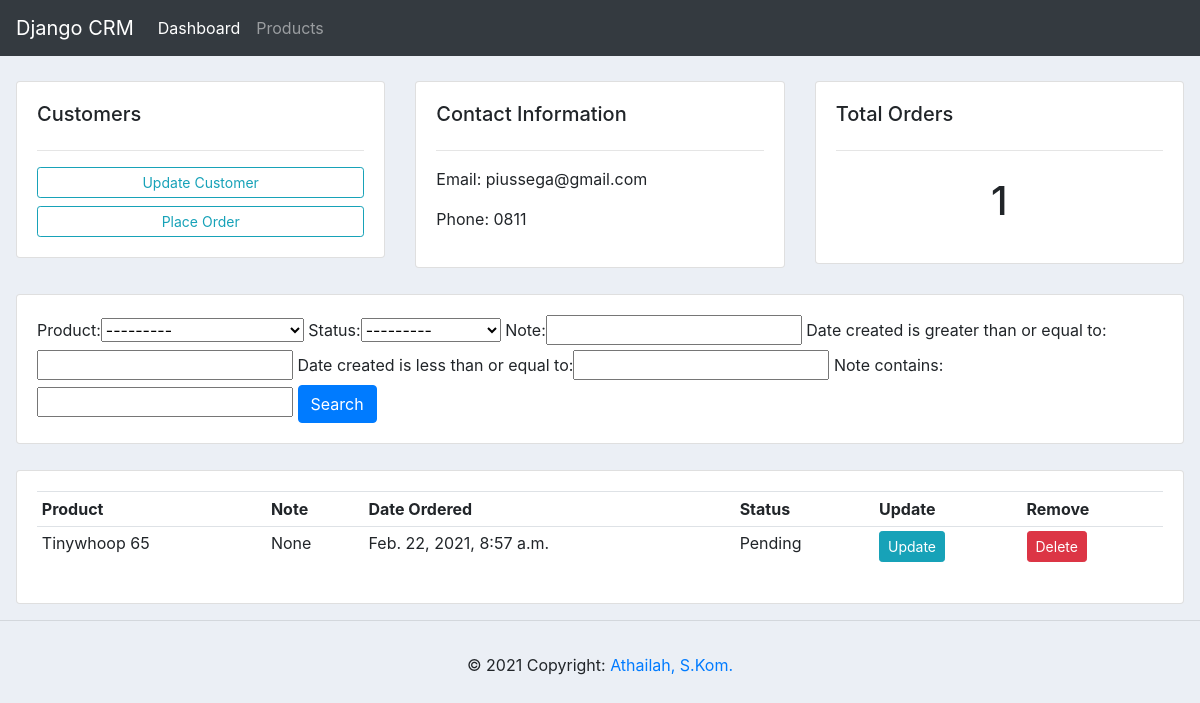
Page /customers/2/ on the committed database.
### accounts/models.py (models this page shows, shortened)
class Customer(models.Model):
    name = models.CharField(max_length=200, null=True)
    phone = models.CharField(max_length=200, null=True)
    email = models.CharField(max_length=200, null=True)
    date_created = models.DateTimeField(auto_now_add=True, null=True)

class Order(models.Model):
    STATUS = (
                ('Pending', 'Pending'),
                ('Out for delivery', 'Out for delivery'),
                ('Delivered', 'Delivered'),
             )
    customer = models.ForeignKey(Customer, null=True, on_delete=models.SET_NULL)
    product = models.ForeignKey(Product, null=True, on_delete=models.SET_NULL)
    status = models.CharField(max_length=200, null=True, choices=STATUS)
    date_created = models.DateTimeField(auto_now_add=True, null=True)
    note = models.CharField(max_length=1000, null=True)

class Product(models.Model):
    CATEGORY = (
                 ('Indoor', 'Indoor'),
                 ('Outdoor', 'Outdoor'),
               )
    name = models.CharField(max_length=200, null=True)
    price = models.FloatField(null=True)
    category = models.CharField(max_length=200, null=True, choices=CATEGORY)
    description = models.CharField(max_length=200, null=True)
    tags = models.ManyToManyField(Tag)
    date_created = models.DateTimeField(auto_now_add=True, null=True)
    def __str__(self):
        return self.name

### accounts/views.py (the view)
# urls.py: path('customers/<str:pk_test>/', views.customer, name="customer"),
def customer(request, pk_test):
    customer = Customer.objects.get(id=pk_test)
    orders = customer.order_set.all()
    order_count = orders.count()
    myFilter = OrderFilter(request.GET, queryset=orders)
    orders = myFilter.qs
    context = {'customer':customer, 'orders':orders, 'order_count':order_count, 'myFilter':myFilter}
    return render(request, 'accounts/customers.html', context)

### accounts/templates/accounts/customers.html
{% extends 'accounts/main.html' %}
{% block content %}
    <br>
    <div class="row customer">
        <div class="col-md">
            <div class="card card-body">
                <h5>Customers</h5>
                <hr>
                <a class="btn btn-outline-info btn-sm btn-block" href="">Update Customer</a>
                <a class="btn btn-outline-info btn-sm btn-block" href="{% url 'create_order' customer.id %}">Place Order</a>
            </div>
        </div>
        <div class="col-md">
            <div class="card card-body">
                <h5>Contact Information</h5>
                <hr>
                <p>Email: {{customer.email}}</p>
                <p>Phone: {{customer.phone}}</p>
            </div>
        </div>
        <div class="col-md">
            <div class="card card-body">
                <h5>Total Orders</h5>
                <hr>
                <h1 style="text-align: center; padding:10px;">{{order_count}}</h1>
            </div>
        </div>
    </div>
    <br>
    <div class="row customer">
        <div class="col">
            <div class="card card-body">
                <form method="get">
                    {{ myFilter.form }}
                    <button class="btn btn-primary" type="submit">Search</button>
                </form>
            </div>
        </div>
    </div>
    <br>
    <div class="row customer">
        <div class="col-md">
            <div class="card card-body">
                <table class="table table-sm">
                    <tr>
                        <th>Product</th>
                        <th>Note</th>
                        <th>Date Ordered</th>
                        <th>Status</th>
                        <th>Update</th>
                        <th>Remove</th>
                    </tr>
                    {% for order in orders %}
                    <tr>
                        <td>{{order.product}}</td>
                        <td>{{order.note}}</td>
                        <td>{{order.date_created}}</td>
                        <td>{{order.status}}</td>
                        <td><a class="btn btn-sm btn-info" href="{% url 'update_order' order.id %}">Update</a></td>
                        <td><a class="btn btn-sm btn-danger" href="{% url 'delete_order' order.id %}">Delete</a></td>
                    </tr>
                    {% endfor %}
                </table>
            </div>
        </div>
    </div>
{% endblock %}

### static/css/main.css (style rules this page uses)
body { background-color: #ebeff5; }
.customer { margin:1px; }

### rows in the picture
Customer: email "piussega@gmail.com", phone "0811"
Order: product "Tinywhoop 65", note "None", date_created "Feb. 22, 2021, 8:57 a.m.", status "Pending"

### other values in the picture
{{ order_count }} "1"
